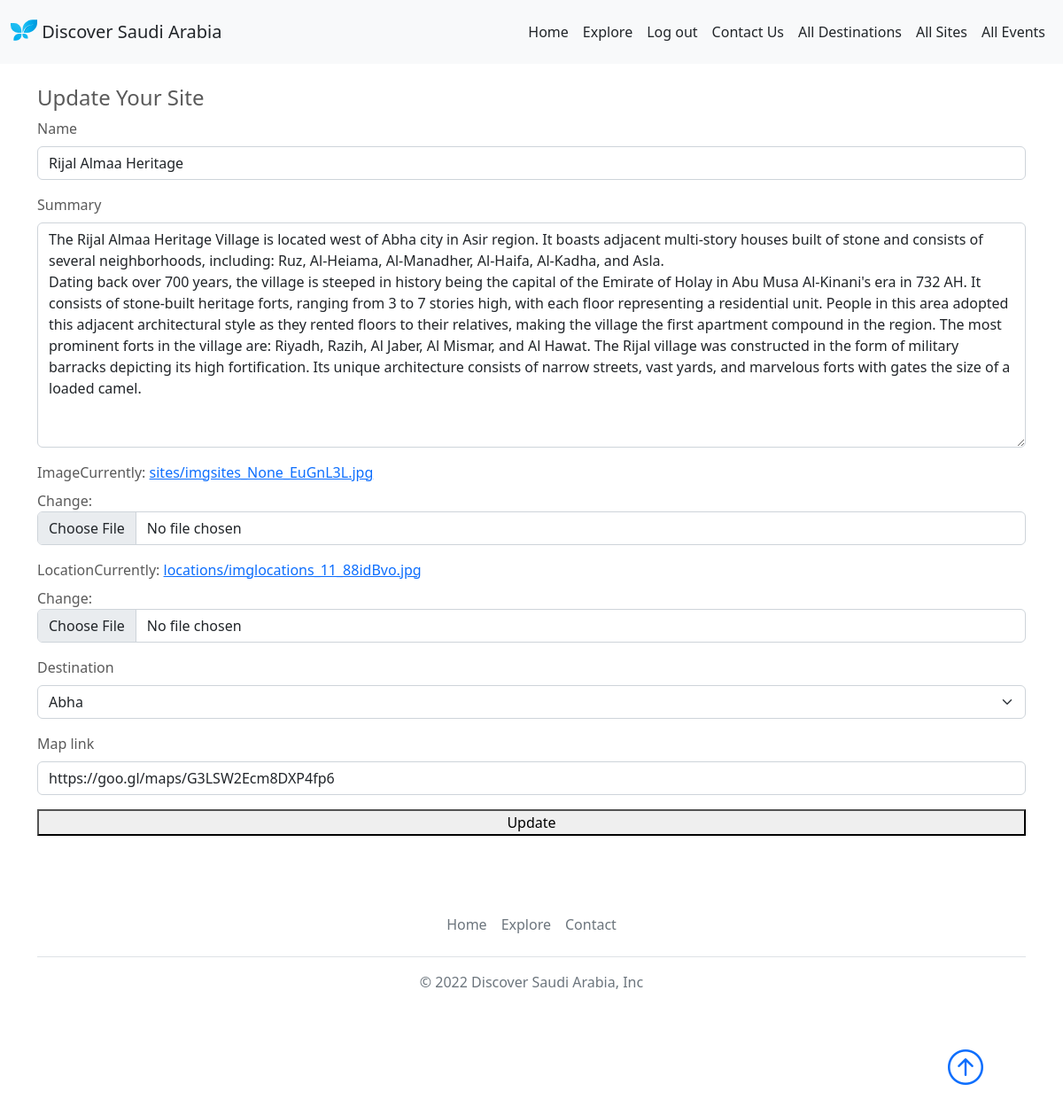
The page /update-site/rijal-almaa-heritage (signed in) on the database its author committed.
### destination/models.py (models this page shows, shortened)
class Site(models.Model):
    name=models.CharField(max_length=100)
    summary=models.TextField(max_length=1000)
    image=models.ImageField(upload_to=sites_image_upload)
    location=models.ImageField(upload_to=locations_image_upload)
    destination=models.ForeignKey(Destination, related_name='sites', on_delete=models.CASCADE)
    slug=models.SlugField(blank=True,null=True)
    map_link=models.URLField(max_length=250)

class Destination(models.Model):
    owner=models.ForeignKey(User,related_name='destination_owner',on_delete=models.CASCADE)
    name=models.CharField(max_length=100)
    summary=models.TextField(max_length=1000)
    published_at=models.DateTimeField( auto_now=True)
    image=models.ImageField(upload_to=destination_image_upload)
    slug=models.SlugField(blank=True,null=True)
    def __str__(self) :
        return self.name

### management/views.py (the view)
# urls.py: path('update-site/<str:slug>',views.updatesite_view,name="updatesite_view"),
def updatesite_view(request,slug):
    if request.user.is_superuser:
        site=Site.objects.get(slug=slug)
        if request.method=="POST":
            form=SiteForm(request.POST,request.FILES,instance=site)
            if form.is_valid():
                form.save()
                form=SiteForm() #this line is for clear all form fields after submitting
                return redirect(reverse('management:sitelist_view'))
        else:
            form=SiteForm(instance=site)
        return render(request,'management/site_update.html',{"updatesite_form":form,"Site_Var":site})
    else:
        return HttpResponse("<h1>You are Not Authorized To Access Here</h1>")

### management/forms.py
class SiteForm(forms.ModelForm):
    class Meta:
        model = Site
        fields="__all__"
        exclude=('slug',)

### management/templates/management/site_update.html (shortened to what this page needs)
{% extends 'base.html' %}
{% load bootstrap5 %}
{% block body %}
<div class="container">
    <div class="row my-5">
        <div class="col-md-12">
            <h4>Update Your Site</h4>
            <form method='POST' enctype="multipart/form-data">
                {% bootstrap_form updatesite_form %}
                {% buttons %}
                    <button class="boxed-btn3 w-100" type="submit">Update</button>
                {% endbuttons %}
            </form>
        </div>
    </div>
</div>
{% endblock body %}

### static/css/style.css (style rules this page uses)
body { padding-top: 3rem; padding-bottom: 3rem; color: #5a5a5a; }

### rows shown on the page
Site: name "Rijal Almaa Heritage", summary "The Rijal Almaa Heritage Village is located west of Abha city in Asir region. It boasts adjacent multi-story houses built of stone and consists of several neighborhoods, including: Ruz, Al-Heiama, Al-Manadher, Al-Haifa, Al-Kadha, and Asla. Dating back over 700 years, the village is steeped in history being the capital of the Emirate of Holay in Abu Musa Al-Kinani's era in 732 AH. It consists of stone-built heritage forts, ranging from 3 to 7 stories high, with each floor representing a residential unit. People in this area adopted this adjacent architectural style as they rented floors to their relatives, making the village the first apartment compound in the region. The most prominent…", destination "Abha", map_link "https://goo.gl/maps/G3LSW2Ecm8DXP4fp6"
